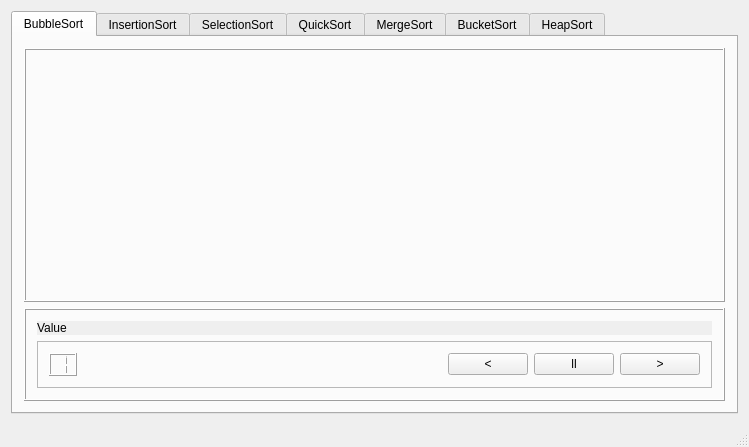
<?xml version="1.0" encoding="UTF-8"?>
<ui version="4.0">
 <class>SortView</class>
 <widget class="QMainWindow" name="SortView">
  <property name="geometry">
   <rect>
    <x>0</x>
    <y>0</y>
    <width>749</width>
    <height>447</height>
   </rect>
  </property>
  <property name="windowTitle">
   <string>SortView</string>
  </property>
  <widget class="QWidget" name="centralWidget">
   <layout class="QHBoxLayout" name="horizontalLayout">
    <item>
     <widget class="QTabWidget" name="tabWidgetAlgorithms">
      <property name="currentIndex">
       <number>0</number>
      </property>
      <property name="documentMode">
       <bool>false</bool>
      </property>
      <property name="tabsClosable">
       <bool>false</bool>
      </property>
      <property name="movable">
       <bool>false</bool>
      </property>
      <widget class="QWidget" name="bubbleSortTab">
       <attribute name="title">
        <string>BubbleSort</string>
       </attribute>
       <layout class="QVBoxLayout" name="verticalLayout_2">
        <item>
         <widget class="QFrame" name="frameSorting">
          <property name="enabled">
           <bool>true</bool>
          </property>
          <property name="sizePolicy">
           <sizepolicy hsizetype="Preferred" vsizetype="Preferred">
            <horstretch>0</horstretch>
            <verstretch>0</verstretch>
           </sizepolicy>
          </property>
          <property name="minimumSize">
           <size>
            <width>0</width>
            <height>0</height>
           </size>
          </property>
          <property name="sizeIncrement">
           <size>
            <width>0</width>
            <height>0</height>
           </size>
          </property>
          <property name="acceptDrops">
           <bool>false</bool>
          </property>
          <property name="frameShape">
           <enum>QFrame::Box</enum>
          </property>
          <property name="frameShadow">
           <enum>QFrame::Raised</enum>
          </property>
          <property name="midLineWidth">
           <number>0</number>
          </property>
          <layout class="QHBoxLayout" name="horizontalLayout_2">
           <property name="spacing">
            <number>9</number>
           </property>
           <property name="sizeConstraint">
            <enum>QLayout::SetDefaultConstraint</enum>
           </property>
           <property name="leftMargin">
            <number>30</number>
           </property>
           <property name="rightMargin">
            <number>30</number>
           </property>
           <property name="bottomMargin">
            <number>0</number>
           </property>
           <item>
            <layout class="QHBoxLayout" name="horLayoutSorting"/>
           </item>
          </layout>
         </widget>
        </item>
        <item>
         <widget class="QFrame" name="frameNavigation">
          <property name="sizePolicy">
           <sizepolicy hsizetype="Preferred" vsizetype="Fixed">
            <horstretch>0</horstretch>
            <verstretch>0</verstretch>
           </sizepolicy>
          </property>
          <property name="minimumSize">
           <size>
            <width>0</width>
            <height>50</height>
           </size>
          </property>
          <property name="baseSize">
           <size>
            <width>0</width>
            <height>1000</height>
           </size>
          </property>
          <property name="frameShape">
           <enum>QFrame::Box</enum>
          </property>
          <property name="frameShadow">
           <enum>QFrame::Raised</enum>
          </property>
          <layout class="QVBoxLayout" name="verticalLayout_3">
           <item>
            <widget class="QLabel" name="lblExplanation">
             <property name="autoFillBackground">
              <bool>true</bool>
             </property>
             <property name="text">
              <string>Value</string>
             </property>
            </widget>
           </item>
           <item>
            <widget class="QFrame" name="frame">
             <property name="frameShape">
              <enum>QFrame::StyledPanel</enum>
             </property>
             <property name="frameShadow">
              <enum>QFrame::Raised</enum>
             </property>
             <layout class="QHBoxLayout" name="horizontalLayout_3">
              <item>
               <widget class="QLCDNumber" name="lcdNumActStep">
                <property name="sizePolicy">
                 <sizepolicy hsizetype="Fixed" vsizetype="Minimum">
                  <horstretch>0</horstretch>
                  <verstretch>0</verstretch>
                 </sizepolicy>
                </property>
                <property name="baseSize">
                 <size>
                  <width>50</width>
                  <height>0</height>
                 </size>
                </property>
                <property name="frameShadow">
                 <enum>QFrame::Raised</enum>
                </property>
                <property name="smallDecimalPoint">
                 <bool>false</bool>
                </property>
                <property name="digitCount">
                 <number>1</number>
                </property>
                <property name="segmentStyle">
                 <enum>QLCDNumber::Filled</enum>
                </property>
                <property name="intValue" stdset="0">
                 <number>1</number>
                </property>
               </widget>
              </item>
              <item>
               <widget class="QWidget" name="widget" native="true">
                <property name="sizePolicy">
                 <sizepolicy hsizetype="Preferred" vsizetype="Fixed">
                  <horstretch>0</horstretch>
                  <verstretch>0</verstretch>
                 </sizepolicy>
                </property>
                <property name="baseSize">
                 <size>
                  <width>1000</width>
                  <height>0</height>
                 </size>
                </property>
               </widget>
              </item>
              <item>
               <widget class="QPushButton" name="btnPrevStep">
                <property name="sizePolicy">
                 <sizepolicy hsizetype="Fixed" vsizetype="Fixed">
                  <horstretch>0</horstretch>
                  <verstretch>0</verstretch>
                 </sizepolicy>
                </property>
                <property name="text">
                 <string>&lt;</string>
                </property>
               </widget>
              </item>
              <item>
               <widget class="QPushButton" name="btnPlayPause">
                <property name="sizePolicy">
                 <sizepolicy hsizetype="Fixed" vsizetype="Fixed">
                  <horstretch>0</horstretch>
                  <verstretch>0</verstretch>
                 </sizepolicy>
                </property>
                <property name="text">
                 <string>ll</string>
                </property>
               </widget>
              </item>
              <item>
               <widget class="QPushButton" name="btnNextStep">
                <property name="sizePolicy">
                 <sizepolicy hsizetype="Fixed" vsizetype="Fixed">
                  <horstretch>0</horstretch>
                  <verstretch>0</verstretch>
                 </sizepolicy>
                </property>
                <property name="text">
                 <string>&gt;</string>
                </property>
               </widget>
              </item>
             </layout>
            </widget>
           </item>
          </layout>
         </widget>
        </item>
       </layout>
      </widget>
      <widget class="QWidget" name="insertionSortTab">
       <attribute name="title">
        <string>InsertionSort</string>
       </attribute>
       <layout class="QVBoxLayout" name="verticalLayout_4"/>
      </widget>
      <widget class="QWidget" name="selectionSortTab">
       <attribute name="title">
        <string>SelectionSort</string>
       </attribute>
      </widget>
      <widget class="QWidget" name="quickSortTab">
       <attribute name="title">
        <string>QuickSort</string>
       </attribute>
      </widget>
      <widget class="QWidget" name="mergeSortTab">
       <attribute name="title">
        <string>MergeSort</string>
       </attribute>
      </widget>
      <widget class="QWidget" name="bucketSortTab">
       <attribute name="title">
        <string>BucketSort</string>
       </attribute>
      </widget>
      <widget class="QWidget" name="heapSortTab">
       <attribute name="title">
        <string>HeapSort</string>
       </attribute>
      </widget>
     </widget>
    </item>
   </layout>
  </widget>
  <widget class="QStatusBar" name="statusBar"/>
 </widget>
 <layoutdefault spacing="6" margin="11"/>
 <resources/>
 <connections/>
</ui>
